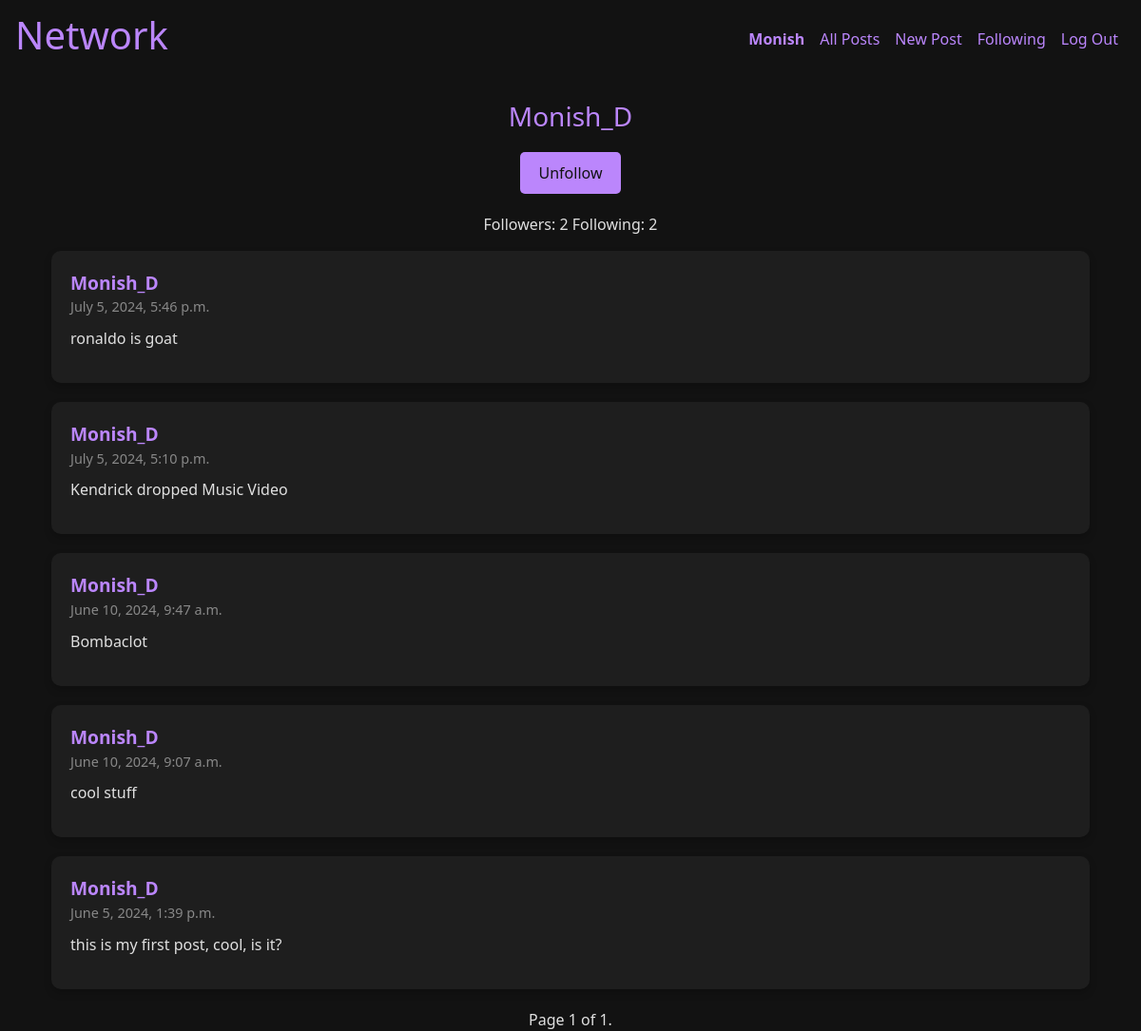
Screenshot of /profile/3 (signed in) with the database file from the repository.
### network/models.py (models this page shows, shortened)
class User(AbstractUser):
    pass

class Post(models.Model):
    username = models.ForeignKey(User, on_delete=models.CASCADE, related_name="author")
    content = models.TextField()
    timestamp = models.DateTimeField(auto_now_add=True)
    likes = models.ManyToManyField(User, related_name='liked_posts', through='Like')

### network/views.py (the view)
# urls.py: path("profile/<int:profile_id>", views.profile, name="profile"),
@login_required
def profile(request, profile_id):
    user = get_object_or_404(User, pk=profile_id)
    total_posts = Post.objects.filter(username=user).order_by('-timestamp')
    paginator = Paginator(total_posts, 10)
    page_number = request.GET.get('page')
    page_obj = paginator.get_page(page_number)
    posts = paginator.get_page(page_number)
    followers_count = Follow.objects.filter(user=user).count()
    following_count = Follow.objects.filter(follower=user).count()
    is_following = Follow.objects.filter(user=user, follower=request.user).exists()
    return render(request, "network/profile.html", {
        "posts": posts,
        "page_obj" : page_obj,
        "profile_user": user,
        "followers_count": followers_count,
        "following_count": following_count,
        "is_following": is_following
    })

### network/templates/network/profile.html (shortened to what this page needs)
{% extends "network/layout.html" %}
{% block body %}
<div class="container mt-4">
    <div class="profile-header">
        <h3>{{ profile_user.username }}</h3>
    </div>
    <div class="profile-info">
        {% if profile_user != request.user %}
            {% if is_following %}
                <button id="follow-button" data-id="{{ profile_user.id }}" data-following="true" class="follow-button">Unfollow</button>
            {% else %}
                <button id="follow-button" data-id="{{ profile_user.id }}" data-following="false" class="follow-button">Follow</button>
            {% endif %}
        {% endif %}
    </div>
    <div class="container">
        <p style="text-align:center;">
            <span id="followers_count" >Followers: {{ followers_count }}</span>
            <span>Following: {{ following_count }}</span>
            </p>
        <ul class="list-unstyled">
            {% for post in posts %}
            <li id="post-{{ post.id }}" class="post-card">
                <div class="post-header">
                    {{ post.username }}
                </div>
                <div class="post-timestamp">
                    {{ post.timestamp }}
                </div>
                <div class="post-content" id="post-content-{{ post.id }}">
                    {{ post.content }}
                </div>
            </li>
            {% endfor %}
        </ul>
    </div>
</div>
{% if page_obj %}
<div class="pagination" style="text-align:center; display:flex; justify-content:center;">
<span class="step-links">
    <span class="current">
        Page {{ page_obj.number }} of {{ page_obj.paginator.num_pages }}.
    </span>
</span>
</div>
{% endif %}
{% endblock %}

### network/templates/network/layout.html (shortened to what this page needs)
{% load static %}
<!DOCTYPE html>
<html lang="en">
    <head>
        <link href="https://stackpath.bootstrapcdn.com/bootstrap/4.5.2/css/bootstrap.min.css" rel="stylesheet">
        <link href="https://cdnjs.cloudflare.com/ajax/libs/font-awesome/5.15.4/css/all.min.css" rel="stylesheet">
        <link href="https://cdn.jsdelivr.net/npm/bootstrap@5.1.3/dist/css/bootstrap.min.css" rel="stylesheet">
    </head>
    <body>
        <nav class="navbar navbar-expand-lg navbar-light " style="color: #bb86fc">
            <a class="navbar-brand" href="#" style="color: #bb86fc;"><h1>Network</h1></a>
            <div class=" navbar-collapse" id="navbarNav">
              <ul class="navbar-nav ml-auto">
                {% if user.is_authenticated %}
                    <li class="nav-item" >
                        <a class="nav-link" href="{% url 'profile' user.id %}" style="color: #bb86fc;"><strong>{{ user.username }}</strong></a>
                    </li>
                {% endif %}
                <li class="nav-item">
                  <a class="nav-link" href="{% url 'index' %}" style="color: #bb86fc;">All Posts</a>
                </li>
                {% if user.is_authenticated %}
                    <li class="nav-item">
                        <a class="nav-link" href="{% url 'newpost' %}" style="color: #bb86fc;">New Post</a>
                    </li>
                    <li class="nav-item">
                        <a class="nav-link" href="{% url 'following' %}" style="color: #bb86fc;">Following</a>
                    </li>
                    <li class="nav-item">
                        <a class="nav-link" href="{% url 'logout' %}" style="color: #bb86fc;">Log Out</a>
                    </li>
                {% endif %}
              </ul>
            </div>
          </nav>
        <div class="body">
            {% block body %}
            {% endblock %}
        </div>
    </body>
</html>

### network/templates/network/layout.html (style rules this page uses)
body { background-color: #121212; color: #e0e0e0; }
.nav-item { color: white; }
.profile-header { text-align: center; margin-bottom: 20px; color: #bb86fc; }
.profile-info { display: flex; justify-content: center; gap: 15px; margin-bottom: 20px; }
.follow-button { background-color: #bb86fc; color: #121212; border: none; padding: 10px 20px; border-radius: 5px; cursor: pointer; }
.post-card { margin-bottom: 20px; padding: 20px; border-radius: 10px; background-color: #1e1e1e; box-shadow: 0 4px 8px rgba(0, 0, 0, 0.2); transition: all 0.3s ease; }
.post-header { font-size: 1.2em; font-weight: bold; color: #bb86fc; }
.post-timestamp { color: #888; font-size: 0.9em; }
.post-content { margin-top: 10px; font-size: 1em; }
.nav-item a { color: #bb86fc; }

### rows the page displays
User: username "Monish"
User: username "Monish_D"
Post: username "Monish_D", timestamp "July 5, 2024, 5:46 p.m.", content "ronaldo is goat"
Post: username "Monish_D", timestamp "July 5, 2024, 5:10 p.m.", content "Kendrick dropped Music Video"
Post: username "Monish_D", timestamp "June 10, 2024, 9:47 a.m.", content "Bombaclot"
Post: username "Monish_D", timestamp "June 10, 2024, 9:07 a.m.", content "cool stuff"
Post: username "Monish_D", timestamp "June 5, 2024, 1:39 p.m.", content "this is my first post, cool, is it?"

### other values shown
{{ followers_count }} "2"
{{ following_count }} "2"
{{ page_obj.number }} "1"
{{ page_obj.paginator.num_pages }} "1"
